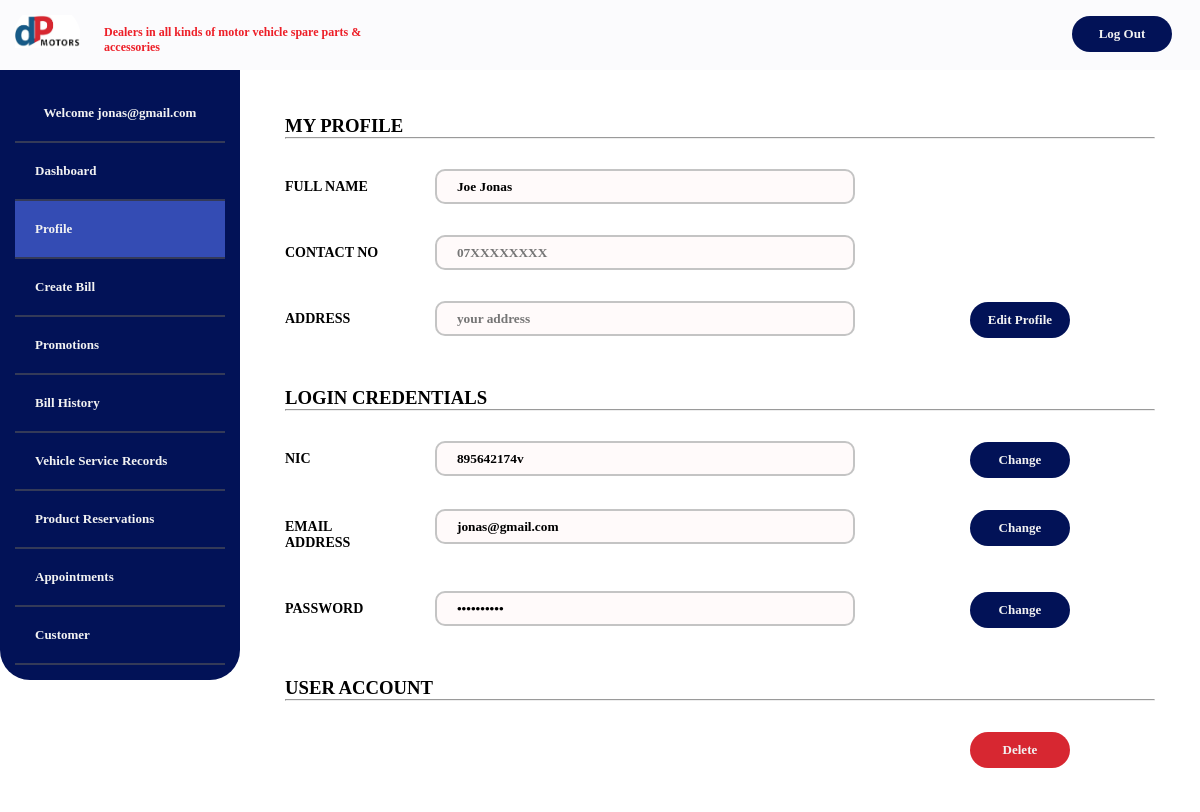
The app's page /UI/Cashier/cashierProfile/cashierViewProfile1.php (signed in) with its own data.
### tables this page shows
CREATE TABLE IF NOT EXISTS `users` (
  `id` int(10) NOT NULL AUTO_INCREMENT,
  `fname` varchar(255) NOT NULL,
  `lname` varchar(255) NOT NULL,
  `email` varchar(255) NOT NULL,
  `nic` varchar(255) NOT NULL,
  `password` varchar(255) NOT NULL,
  `type` varchar(100) DEFAULT NULL,
  `contact` text,
  `address` text,
  `state` varchar(15) NOT NULL DEFAULT 'activated',
  PRIMARY KEY (`id`)
);

### UI/Cashier/cashierProfile/cashierViewProfile1.php (the view, shortened to what this page needs)
<?php
include '../../../includes/dbh.inc.php';
?>
<!DOCTYPE HTML>
<html lang="en">
<head>
    <link rel="stylesheet" href="../../../css/main.css">
</head>
<body>
    <div class="row r1">
        <?php include_once("../cashierTopNav.php");?>
    </div>
    <div class="row r3">
        <div class="col-15 sideNav">
            <?php include_once("../cashierSideNav.php");?>
        </div>
        <div class="col-16 content">
            <div class="col-12">
                <div class="row r3-1">
                    <div class="col-12">
                        <h3 class="title"><b> MY PROFILE <hr></b><h3></h2>
                    </div>
                </div>
               <?php  $sql = "SELECT * FROM users WHERE email='{$_SESSION['email']}'";
                $result = mysqli_query($conn, $sql);
                if (mysqli_num_rows($result) > 0) {
                    while ($row = mysqli_fetch_assoc($result)) {
                ?>
                <div class="row r3-3">
                    <div class="col-2 profileLabel">
                        <label>FULL NAME </label>
                    </div>
                    <div class="col-6 profileform">
                        <input type="text" class="profileV" name="name" value="<?php echo $row['fname']; ?> <?php echo $row['lname']; ?>">
                    </div>
                    <div class="col-4 hide-in-small"> </div>
                </div>
                <div class="row r3-7">
                    <div class="col-2 profileLabel">
                        <label>CONTACT NO</label>
                    </div>
                    <div class="col-6 profileform">
                        <input type="text" class="profileV" name="contact" placeholder="07XXXXXXXX" value="<?php echo $row['contact']; ?>">
                    </div>
                    <div class="col-4 hide-in-small"> </div>
                </div>
                <div class="row r3-8">
                    <div class="col-2 profileLabel">
                        <label>ADDRESS </label>
                    </div>
                    <div class="col-6 profileform">
                        <input type="text" class="profileV" name="address" placeholder="your address" value="<?php echo $row['address']; ?>">
                    </div>
                    <div class="col-4 buttons-inline">
                        <form action="./cashierUpdateProfile.php">
                            <button class="navButton"> Edit Profile </button>
                        </form>
                    </div>
                </div>
               <div class="row r3-1">
                    <div class="col-12">
                        <br>
                        <h3 class="title"><b> LOGIN CREDENTIALS <hr></b><h3></h2>
                    </div>
                </div>
                <div class="row r3-5">
                    <div class="col-2 profileLabel">
                        <label>NIC </label>
                    </div>
                    <div class="col-6 profileform">
                        <input type="text" class="profileV" name="nic" value="<?php echo $row['nic']; ?>">
                    </div>
                    <div class="col-4 buttons-inline">
                        <form action="./cashierChangeNIC.php">
                            <button class="navButton"> Change </button>
                        </form>
                    </div>
                </div>
                <div class="row r3-6">
                    <div class="col-2 profileLabel">
                        <label>EMAIL ADDRESS </label>
                    </div>
                    <div class="col-6 profileform">
                        <input type="text" class="profileV" name="email" value="<?php echo $row['email']; ?>">
                    </div>
                    <div class="col-4 buttons-inline">
                        <form action="./cashierChangeEmail.php">
                            <button class="navButton"> Change </button>
                        </form>
                    </div>
                </div>
                <div class="row r3-9">
                    <div class="col-2 profileLabel">
                        <label>PASSWORD</label>
                    </div>
                    <div class="col-6 profileform">
                        <input type="password" class="profileV" name="password" value="**********">
                    </div>
                    <div class="col-4 buttons-inline">
                        <form action="./cashierChangePassword.php">
                            <button class="navButton"> Change</button>
                        </form>
                    </div>
                </div>
            <?php
                }
            }
            ?>
                <div class="row r3-1">
                    <div class="col-12">
                        <br>
                        <h3 class="title"><b> USER ACCOUNT<hr></b><h3></h2>
                    </div>
                </div>
                <div class="row r3-9">
                    <div class="col-2 profileLabel"> </div>
                    <div class="col-6 profileform"></div>
                    <div class="col-4 buttons-inline">
                        <form action="./cashierDeleteAccount.php">
                            <button class="navButton delete"> Delete  </button>
                        </form>
                    </div>
                </div>
        </div>
    </div>
</body>
</html>

### css/responsive.css (style rules this page uses)
* { margin:0; padding:0; font-family: 'Tahoma'; font-weight:bold; box-sizing:border-box; }
[class*="col-"] { float: left; padding: 15px; border: 0px solid red; }
.row::after { content: ""; clear: both; display: table; }
.col-2 { width: 16.66%; }
.col-4 { width: 33.33%; }
.col-6 { width: 50%; }
.col-12 { width: 100%; }
.col-15 { width: 20%; }
.col-16 { width: 80%; }
.r1 { background-color: #FBFBFD; }
button { border-radius:25px; }
.navButton { border: none; background-color:#021257; width: 100px; padding: 10px 10px; transition-duration:0.4s; cursor: pointer; margin: 1px 5px; text-align: center; text-decoration: none; color:#F2F2F2; font-size: 13px; font-weight: bold; }
.sideNav { border-radius: 0px 0px 30px 30px; background-color: #021257; transition: 0.5s; overflow: hidden; }

### css/profile.css (style rules this page uses)
.profileLabel { text-align: left; font-size:12px; color: rgb(8, 8, 8); }
.profileform { text-align: left; }
.profileV { width:100%; height:35px; border-radius: 10px; border: 2px solid #C4C4C4; background: #FFFAFA; }
.delete { background-color: #D72731; }

### css/customer.css (style rules this page uses)
.buttons-inline { display: flex; justify-content: center; }

### css/form.css (style rules this page uses)
label { padding: 10px 10px 10px 0; display: inline-block; color: #000000; font-size: 14px; font-weight: 600; }

### UI/Cashier/cashierProfile/cashierViewProfile1.php (style rules this page uses)
input[type=text], input[type=password] { padding: 12px 20px; }

### records on screen
users: name "Joe Jonas", nic "895642174v", email "jonas@gmail.com"

### other values on screen
$email "jonas@gmail.com"
